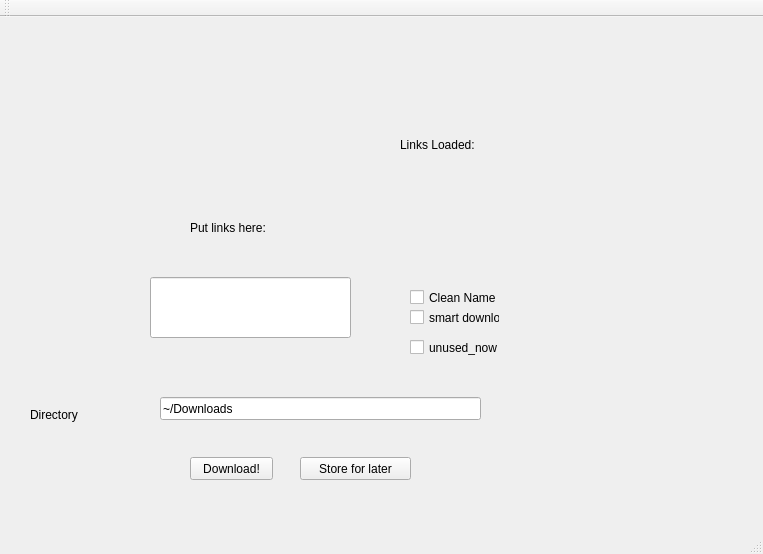
<?xml version="1.0" encoding="UTF-8"?>
<ui version="4.0">
 <class>MainWindow</class>
 <widget class="QMainWindow" name="MainWindow">
  <property name="geometry">
   <rect>
    <x>0</x>
    <y>0</y>
    <width>763</width>
    <height>554</height>
   </rect>
  </property>
  <property name="windowTitle">
   <string>MainWindow</string>
  </property>
  <widget class="QWidget" name="centralWidget">
   <widget class="QLabel" name="label">
    <property name="geometry">
     <rect>
      <x>190</x>
      <y>200</y>
      <width>121</width>
      <height>21</height>
     </rect>
    </property>
    <property name="text">
     <string>Put links here:</string>
    </property>
   </widget>
   <widget class="QPushButton" name="dwnBtn">
    <property name="geometry">
     <rect>
      <x>190</x>
      <y>440</y>
      <width>83</width>
      <height>23</height>
     </rect>
    </property>
    <property name="text">
     <string>Download!</string>
    </property>
   </widget>
   <widget class="QPushButton" name="pushButton">
    <property name="geometry">
     <rect>
      <x>300</x>
      <y>440</y>
      <width>111</width>
      <height>23</height>
     </rect>
    </property>
    <property name="text">
     <string>Store for later</string>
    </property>
   </widget>
   <widget class="QLineEdit" name="linkBox">
    <property name="geometry">
     <rect>
      <x>150</x>
      <y>260</y>
      <width>201</width>
      <height>61</height>
     </rect>
    </property>
   </widget>
   <widget class="QCheckBox" name="cleanChk">
    <property name="geometry">
     <rect>
      <x>410</x>
      <y>270</y>
      <width>90</width>
      <height>21</height>
     </rect>
    </property>
    <property name="text">
     <string>Clean Name</string>
    </property>
   </widget>
   <widget class="QCheckBox" name="checkBox_2">
    <property name="geometry">
     <rect>
      <x>410</x>
      <y>290</y>
      <width>90</width>
      <height>21</height>
     </rect>
    </property>
    <property name="text">
     <string>smart download</string>
    </property>
   </widget>
   <widget class="QCheckBox" name="checkBox_3">
    <property name="geometry">
     <rect>
      <x>410</x>
      <y>320</y>
      <width>90</width>
      <height>21</height>
     </rect>
    </property>
    <property name="text">
     <string>unused_now</string>
    </property>
   </widget>
   <widget class="QLabel" name="label_2">
    <property name="geometry">
     <rect>
      <x>400</x>
      <y>120</y>
      <width>101</width>
      <height>16</height>
     </rect>
    </property>
    <property name="text">
     <string>Links Loaded:</string>
    </property>
   </widget>
   <widget class="QLabel" name="linkNum">
    <property name="geometry">
     <rect>
      <x>490</x>
      <y>120</y>
      <width>62</width>
      <height>15</height>
     </rect>
    </property>
    <property name="text">
     <string/>
    </property>
   </widget>
   <widget class="QLineEdit" name="directoryInput">
    <property name="geometry">
     <rect>
      <x>160</x>
      <y>380</y>
      <width>321</width>
      <height>23</height>
     </rect>
    </property>
    <property name="text">
     <string>~/Downloads</string>
    </property>
   </widget>
   <widget class="QLabel" name="label_3">
    <property name="geometry">
     <rect>
      <x>30</x>
      <y>390</y>
      <width>62</width>
      <height>15</height>
     </rect>
    </property>
    <property name="text">
     <string>Directory</string>
    </property>
   </widget>
  </widget>
  <widget class="QMenuBar" name="menuBar">
   <property name="geometry">
    <rect>
     <x>0</x>
     <y>0</y>
     <width>763</width>
     <height>20</height>
    </rect>
   </property>
  </widget>
  <widget class="QToolBar" name="mainToolBar">
   <attribute name="toolBarArea">
    <enum>TopToolBarArea</enum>
   </attribute>
   <attribute name="toolBarBreak">
    <bool>false</bool>
   </attribute>
  </widget>
  <widget class="QStatusBar" name="statusBar"/>
 </widget>
 <layoutdefault spacing="6" margin="11"/>
 <resources/>
 <connections/>
</ui>
